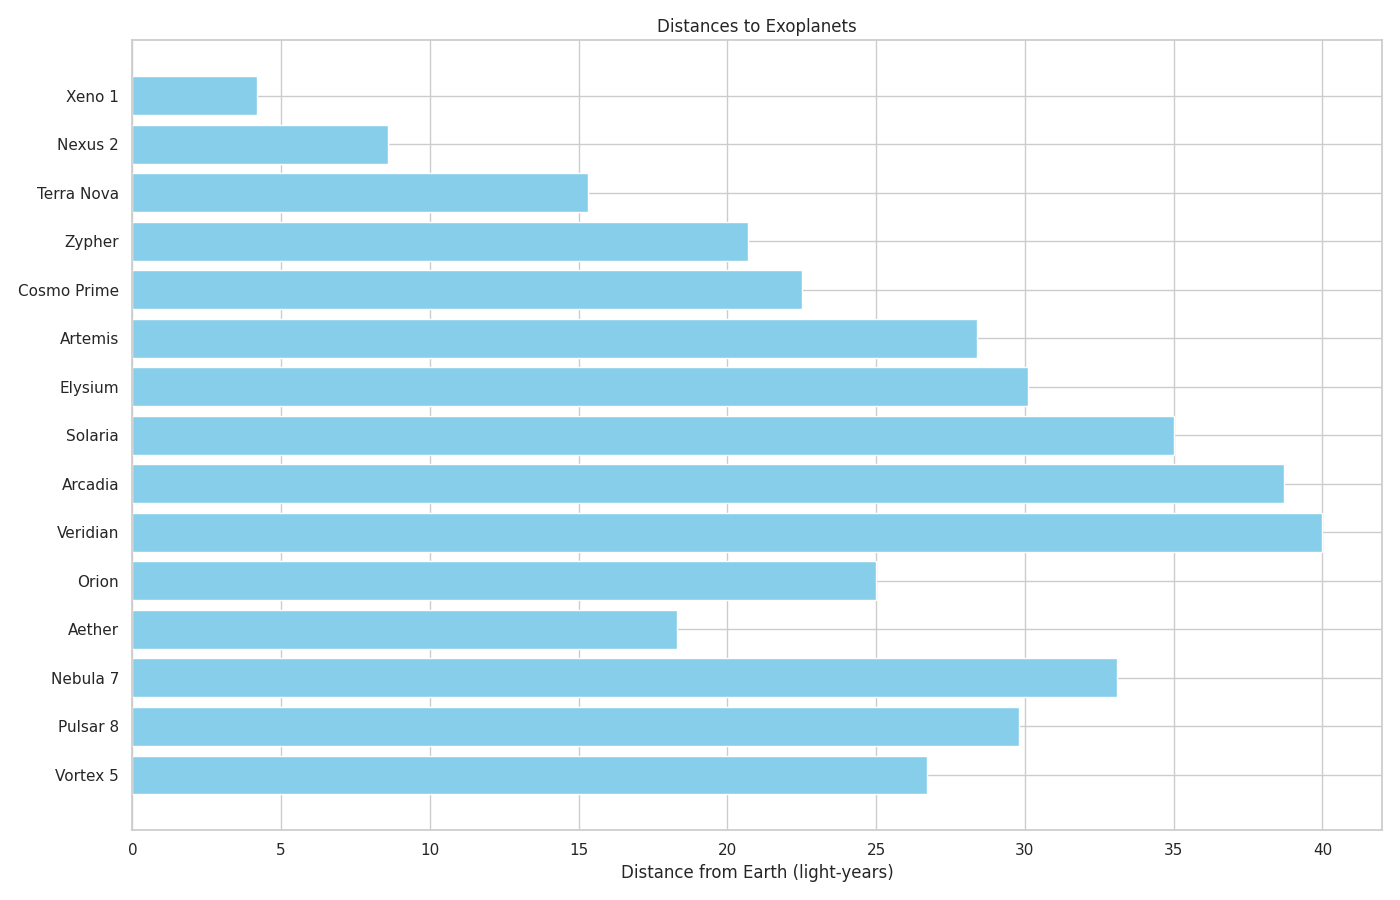

Reproduce this figure in Python.
import matplotlib.pyplot as plt
import numpy as np

# Exoplanet data
exoplanets = [
    'Xeno 1', 'Nexus 2', 'Terra Nova', 'Zypher', 'Cosmo Prime',
    'Artemis', 'Elysium', 'Solaria', 'Arcadia', 'Veridian',
    'Orion', 'Aether', 'Nebula 7', 'Pulsar 8', 'Vortex 5'
]

# Distances from Earth (in light-years)
distances = np.array([
    4.2, 8.6, 15.3, 20.7, 22.5, 28.4, 30.1, 35.0, 38.7, 40.0,
    25.0, 18.3, 33.1, 29.8, 26.7
])

# Plot horizontal bar chart
fig, ax = plt.subplots(figsize=(14, 9))
y_pos = np.arange(len(exoplanets))

ax.barh(y_pos, distances, color='skyblue')
ax.set_yticks(y_pos)
ax.set_yticklabels(exoplanets)
ax.invert_yaxis()  # Most distant on top
ax.set_xlabel('Distance from Earth (light-years)')
ax.set_title('Distances to Exoplanets')

plt.tight_layout()
plt.show()
